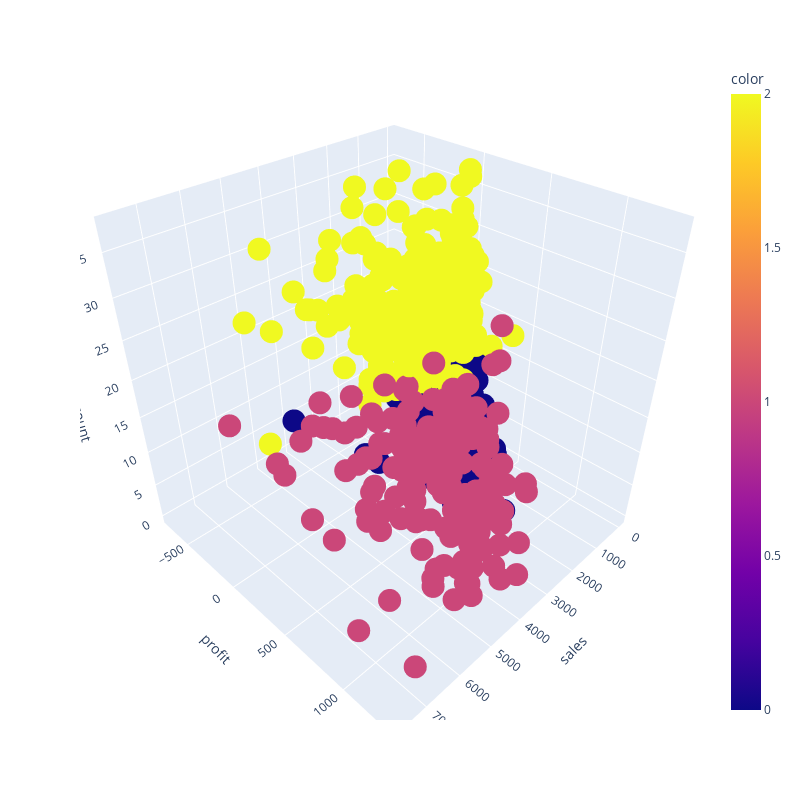

Source (notebook cell):
### Markdown cell above
## Visualize Model

### Code cell
fig = px.scatter_3d(df_mix_cat, x="sales", y="profit", z="discount", color=kmeans.labels_)
fig.update_layout(autosize = True, width = 800, height = 800)
plotly.offline.iplot(fig, filename='simple-3d-scatter')

### Figure 1 — Plotly figure (JSON) as saved in the notebook; plotly's stock layout.template omitted (floating-point values rounded to 4 significant figures; data arrays with more than 128 entries replaced by an {"elided": "..."} marker saying what was removed)
{"data": [{"hovertemplate": "sales=%{x}<br>profit=%{y}<br>discount=%{z}<br>color=%{marker.color}<extra></extra>", "legendgroup": "", "marker": {"color": {"elided": "695 int values"}, "coloraxis": "coloraxis", "symbol": "circle"}, "mode": "markers", "name": "", "scene": "scene", "showlegend": false, "type": "scatter3d", "x": {"elided": "695 float values"}, "y": {"elided": "695 float values"}, "z": {"elided": "695 float values"}}], "layout": {"autosize": true, "coloraxis": {"colorbar": {"title": {"text": "color"}}, "colorscale": [[0, "#0d0887"], [0.1111, "#46039f"], [0.2222, "#7201a8"], [0.3333, "#9c179e"], [0.4444, "#bd3786"], [0.5556, "#d8576b"], [0.6667, "#ed7953"], [0.7778, "#fb9f3a"], [0.8889, "#fdca26"], [1, "#f0f921"]]}, "height": 800, "legend": {"tracegroupgap": 0}, "margin": {"t": 60}, "scene": {"domain": {"x": [0, 1], "y": [0, 1]}, "xaxis": {"title": {"text": "sales"}}, "yaxis": {"title": {"text": "profit"}}, "zaxis": {"title": {"text": "discount"}}}, "width": 800}}
